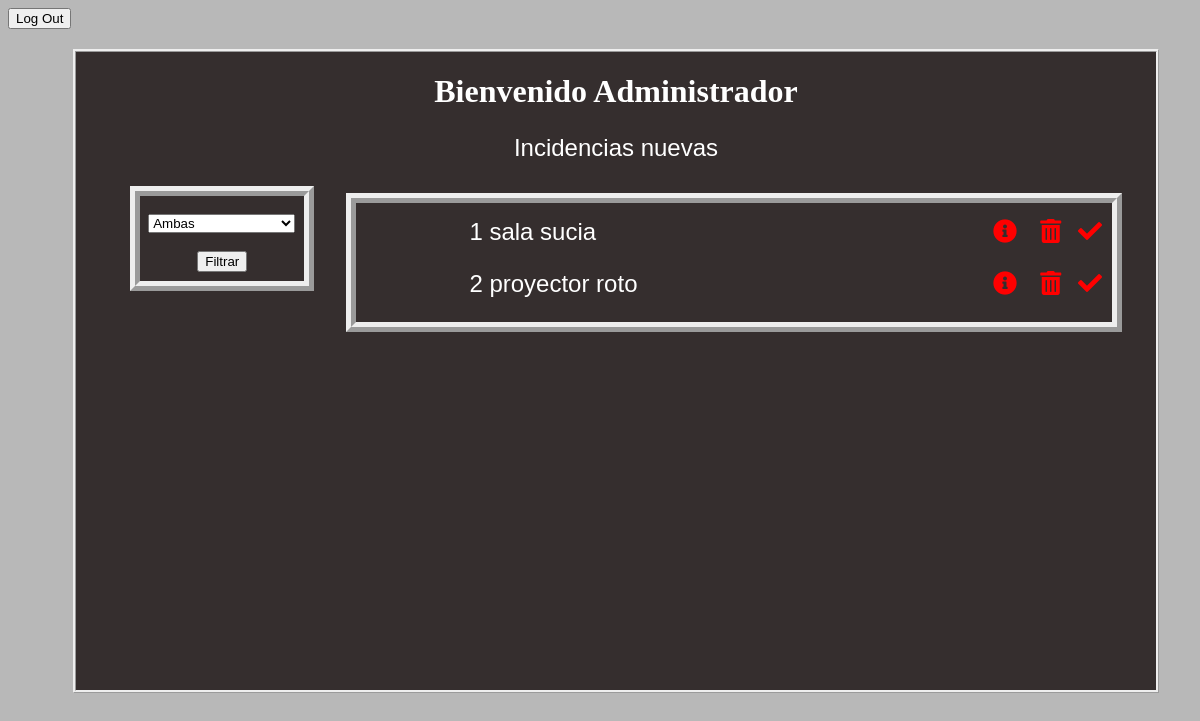
Before: /php/recursosAdministrador.php with the older database file.
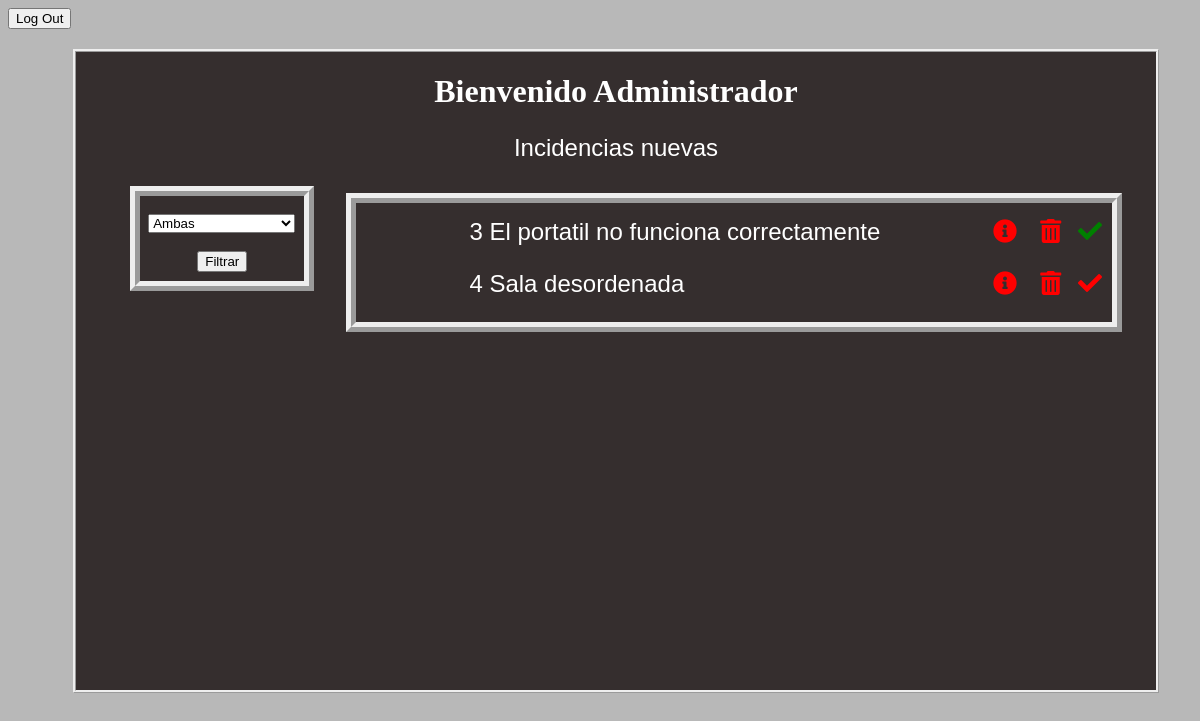
After: the same page with the newer database file.
### tables this page shows
CREATE TABLE `incidencias` (
  `Id_incidencias` int(10) NOT NULL,
  `id_sala` int(10) NOT NULL,
  `id_usuario` int(10) NOT NULL,
  `titulo` varchar(50) NOT NULL,
  `descripcion` varchar(255) NOT NULL,
  `resuelta` varchar(5) NOT NULL DEFAULT 'false'
);

### php/recursosAdministrador.php (the view, shortened to what this page needs)
<!DOCTYPE html>
<html>
	<head>
		<link rel="stylesheet" type="text/css" href="../css/styles.css">
		<link rel="stylesheet" href="https://use.fontawesome.com/releases/v5.4.2/css/all.css">
	</head>
	<body>
		<button onclick="LogOut()">Log Out</button>
		<div class="total_recursos">
			<div class="filtro">
				<h1 style="text-align: center;">Bienvenido Administrador
				</h1>
				<p>Incidencias nuevas</p>
				<div class="filtronuevo">
					<form method="POST" name="FiltroRecursos" action="recursosAdministrador.php">
						<br>
						<select name="Filtro4" style="margin-left: 5%; width: 90%; height: 20%;">
							<option value="ambas">Ambas</option>
						</select><br><br>
						<input style="margin-left: 35%; margin-bottom: 5%;" type="submit" name="Filtrado" value="Filtrar">
					</form>
				</div>
					<div class="filtrando">
						<?php
							if (isset($_REQUEST['Filtro4'])) {
								if ($_REQUEST['Filtro4']=='ambas') {
									$link = mysqli_connect('172.24.17.192', 'root', '1234', 'proyecto1eleven');
									if (!$link) {
										echo "Error: No se pudo conectar a MySQL." . PHP_EOL;
										echo "errno de depuración: " . mysqli_connect_errno() . PHP_EOL;
										echo "error de depuración: " . mysqli_connect_error() . PHP_EOL;
										exit;
									}
									$Sql="SELECT * from incidencias";
									$Sql2=mysqli_query($link,$Sql);
									ForEach ($Sql2 as $query) {
										$incidencia=$query['Id_incidencias'];
										$informacion=$query['Id_incidencias'];
										if ($query['resuelta']=='true') {
											echo "<p style='color:white; text-align:left;'>$query[Id_incidencias] $query[titulo] <a  style='color:green; text-decoration:none; float: right;' href=''> &nbsp<i class='fas fa-check'></i></a><a style='color:red;text-decoration:none; float:right; ' href='eliminar.proc.hp?eliminar=$incidencia'> &nbsp <i class='fas fa-trash-alt'></i></a><a style='color:red;text-decoration:none;float:right; 'href='informacion2.php?Recurso=$informacion'> &nbsp<i class='fas fa-info-circle'></i></a></p>";
										} else{
											echo "<p style='color:white; text-align:left;'>$query[Id_incidencias] $query[titulo] <a  style='color:red; text-decoration:none; float: right;' href='resulta.proc.php?Id_incidencias=$query[Id_incidencias]'> &nbsp<i class='fas fa-check'></i></a><a style='color:red;text-decoration:none; float:right; ' href='eliminar.proc.php?eliminar=$incidencia'> &nbsp <i class='fas fa-trash-alt'></i></a><a style='color:red;text-decoration:none;float:right; 'href='informacion2.php?Recurso=$informacion'> &nbsp<i class='fas fa-info-circle'></i></a></p>";
										}
									}
								} elseif ($_REQUEST['Filtro4']=='acabadas') {
									$link = mysqli_connect('172.24.17.192', 'root', '1234', 'proyecto1eleven');
									if (!$link) {
										echo "Error: No se pudo conectar a MySQL." . PHP_EOL;
										echo "errno de depuración: " . mysqli_connect_errno() . PHP_EOL;
										echo "error de depuración: " . mysqli_connect_error() . PHP_EOL;
										exit;
									}
									$Sql="SELECT * from incidencias where resuelta='true'";
									$Sql2=mysqli_query($link,$Sql);
									ForEach ($Sql2 as $query) {
										$incidencia=$query['Id_incidencias'];
										$informacion=$query['Id_incidencias'];
										if ($query['resuelta']=='true') {
											echo "<p style='color:white; text-align:left;'>$query[Id_incidencias] $query[titulo] <a  style='color:green; text-decoration:none; float: right;' href=''> &nbsp<i class='fas fa-check'></i></a><a style='color:red;text-decoration:none; float:right; ' href='eliminar.proc.hp?eliminar=$incidencia'> &nbsp <i class='fas fa-trash-alt'></i></a><a style='color:red;text-decoration:none;float:right; 'href='informacion2.php?Recurso=$informacion'> &nbsp<i class='fas fa-info-circle'></i></a></p>";
										} else{
											echo "<p style='color:white; text-align:left;'>$query[Id_incidencias] $query[titulo] <a  style='color:red; text-decoration:none; float: right;' href='resulta.proc.php?Id_incidencias=$query[Id_incidencias]'> &nbsp<i class='fas fa-check'></i></a><a style='color:red;text-decoration:none; float:right; ' href='eliminar.proc.php?eliminar=$incidencia'> &nbsp <i class='fas fa-trash-alt'></i></a><a style='color:red;text-decoration:none;float:right; 'href='informacion2.php?Recurso=$informacion'> &nbsp<i class='fas fa-info-circle'></i></a></p>";
										}
									}
								} elseif ($_REQUEST['Filtro4']=='noacabadas') {
									$link = mysqli_connect('172.24.17.192', 'root', '1234', 'proyecto1eleven');
									if (!$link) {
										echo "Error: No se pudo conectar a MySQL." . PHP_EOL;
										echo "errno de depuración: " . mysqli_connect_errno() . PHP_EOL;
										echo "error de depuración: " . mysqli_connect_error() . PHP_EOL;
										exit;
									}
									$Sql="SELECT * from incidencias where resuelta='false'";
									$Sql2=mysqli_query($link,$Sql);
									ForEach ($Sql2 as $query) {
										$incidencia=$query['Id_incidencias'];
										$informacion=$query['Id_incidencias'];
										if ($query['resuelta']=='true') {
											echo "<p style='color:white; text-align:left;'>$query[Id_incidencias] $query[titulo] <a  style='color:green; text-decoration:none; float: right;' href=''> &nbsp<i class='fas fa-check'></i></a><a style='color:red;text-decoration:none; float:right; ' href='eliminar.proc.hp?eliminar=$incidencia'> &nbsp <i class='fas fa-trash-alt'></i></a><a style='color:red;text-decoration:none;float:right; 'href='informacion2.php?Recurso=$informacion'> &nbsp<i class='fas fa-info-circle'></i></a></p>";
										} else{
											echo "<p style='color:white; text-align:left;'>$query[Id_incidencias] $query[titulo] <a  style='color:red; text-decoration:none; float: right;' href='resulta.proc.php?Id_incidencias=$query[Id_incidencias]'> &nbsp<i class='fas fa-check'></i></a><a style='color:red;text-decoration:none; float:right; ' href='eliminar.proc.php?eliminar=$incidencia'> &nbsp <i class='fas fa-trash-alt'></i></a><a style='color:red;text-decoration:none;float:right; 'href='informacion2.php?Recurso=$informacion'> &nbsp<i class='fas fa-info-circle'></i></a></p>";
										}
									}
								}
							}else{
									$link = mysqli_connect('172.24.17.192', 'root', '1234', 'proyecto1eleven');
								$Sql="SELECT * from incidencias";
								$Sql2=mysqli_query($link,$Sql);
									ForEach ($Sql2 as $query) {
										$incidencia=$query['Id_incidencias'];
										$informacion=$query['Id_incidencias'];
										if ($query['resuelta']=='true') {
											echo "<p style='color:white; text-align:left;'>$query[Id_incidencias] $query[titulo] <a  style='color:green; text-decoration:none; float: right;' href=''> &nbsp<i class='fas fa-check'></i></a><a style='color:red;text-decoration:none; float:right; ' href='eliminar.proc.hp?eliminar=$incidencia'> &nbsp <i class='fas fa-trash-alt'></i></a><a style='color:red;text-decoration:none;float:right; 'href='informacion2.php?Recurso=$informacion'> &nbsp<i class='fas fa-info-circle'></i></a></p>";
										} else{
											echo "<p style='color:white; text-align:left;'>$query[Id_incidencias] $query[titulo] <a  style='color:red; text-decoration:none; float: right;' href='resulta.proc.php?Id_incidencias=$query[Id_incidencias]'> &nbsp<i class='fas fa-check'></i></a><a style='color:red;text-decoration:none; float:right; ' href='eliminar.proc.php?eliminar=$incidencia'> &nbsp <i class='fas fa-trash-alt'></i></a><a style='color:red;text-decoration:none;float:right; 'href='informacion2.php?Recurso=$informacion'> &nbsp<i class='fas fa-info-circle'></i></a></p>";
										}
									}
								}
						?>
					</div>
				</div>
			</div>
	</body>
</html>

### css/styles.css (style rules this page uses)
html { background-color: #B8B8B8; }
p { font-size: 150%; font-family: arial; text-align: center; color: white; }
h1 { color: white; }
form { border-style: ridge; border-width: 10px; }
.filtro { background-color: #352E2E; position: absolute; float: left; width: 90%; border-width: 10%; border-style: ridge; padding-left: 0px; padding-bottom: 28%; }
.total_recursos { width: 80%; padding-left: 100px; padding: 65px; padding-top: 20px; }
.filtronuevo { width: 17%; height: 17%; padding-left: 10%; padding: 0%; float: left; margin-left: 5%; }
.filtrando { float: left; width: 70%; padding: 0%; padding-right: 0%; border-width: 10px; border-style: ridge; margin-left: 25%; margin-top: -9%; padding-top: 15px; margin-bottom: 2%; text-align: left; }
.filtrando p { margin-top: 0%; padding-left: 15%; }
.filtrando a { margin-top: 0%; padding-right: 10px; }

Changed rows visible on the page:
removed incidencias: Id_incidencias "1", titulo "sala sucia"
removed incidencias: Id_incidencias "2", titulo "proyector roto"
added incidencias: Id_incidencias "3", titulo "El portatil no funciona correctamente"
added incidencias: Id_incidencias "4", titulo "Sala desordenada"
